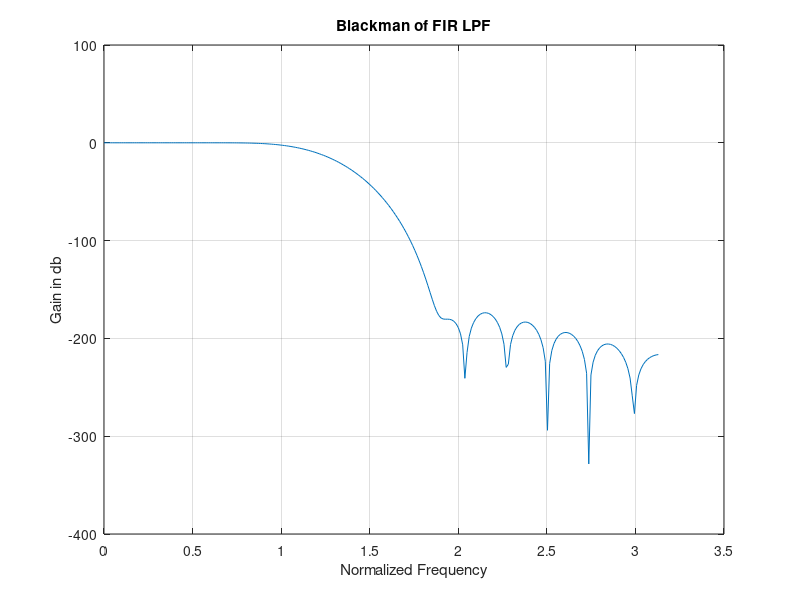

Source code (MATLAB):
function firlow2(wp, ws, fm)
    % Handle default values if arguments are missing
    if nargin < 3, fm = 1; end   % Default fm = 1
    if nargin < 2, ws = 0.5; end % Default ws = 0.5
    if nargin < 1, wp = 0.3; end % Default wp = 0.3

   
   wc = ((wp +ws)/2)/fm;
  ft= (ws-wp);
  ft= (ft/fm);
  N= (5.5/ft);
  N=ceil (N);
  f=blackman (N+1);
  b=fir1 (N, wc, f);
 [H, w]=freqz (b, 1,256);
 plot (w, 20*log (abs (H)))
 title ('Blackman of FIR LPF'); xlabel ('Normalized Frequency'); ylabel ('Gain in db'); 
  grid on;
end
